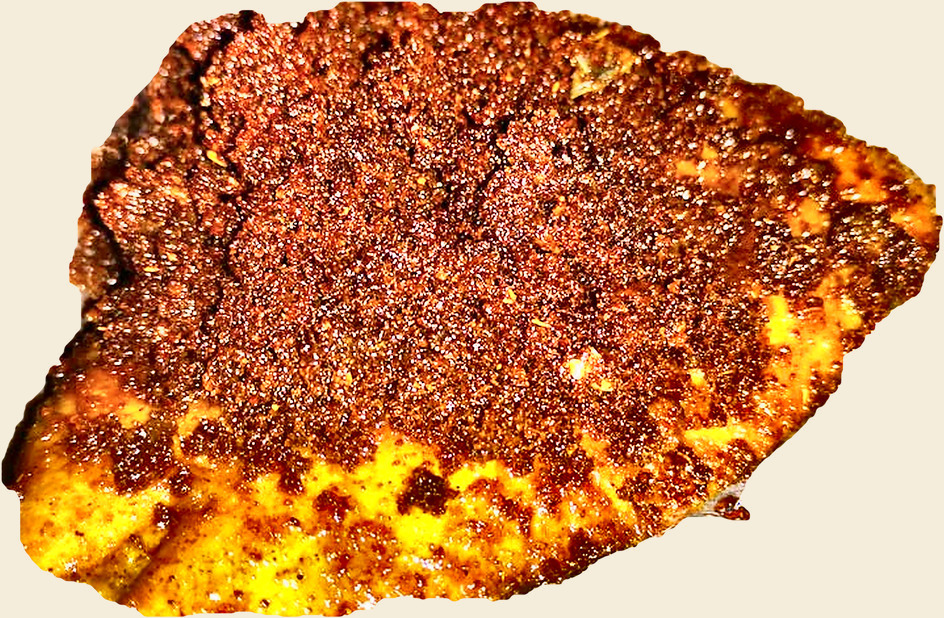
#> input picture print/card/assets/cut-fish.jpg, 944 x 618 px; its folder holds 4 pictures in this run
$ python unmat.py
#> lines starting #> are read from the running program, lines starting #| are printed output that depends on the picture
# -*- coding: utf-8 -*-
"""Recover RGBA cutouts from the dish photos that were flattened onto a flat paper colour.
P = a*F + (1-a)*B  with B known and flat -> solve for a and F, then recomposite anywhere."""
import numpy as np
from PIL import Image

def unmatte(path, bg, t_lo=10.0, t_hi=44.0):
#> called with path = 'assets/cut-fish.jpg', bg = (246, 238, 223), t_lo = 10, t_hi = 44
    im = np.asarray(Image.open(path).convert('RGB')).astype(np.float32)
    B = np.array(bg, np.float32)
    d = np.linalg.norm(im - B, axis=2)                 # distance from the paper colour
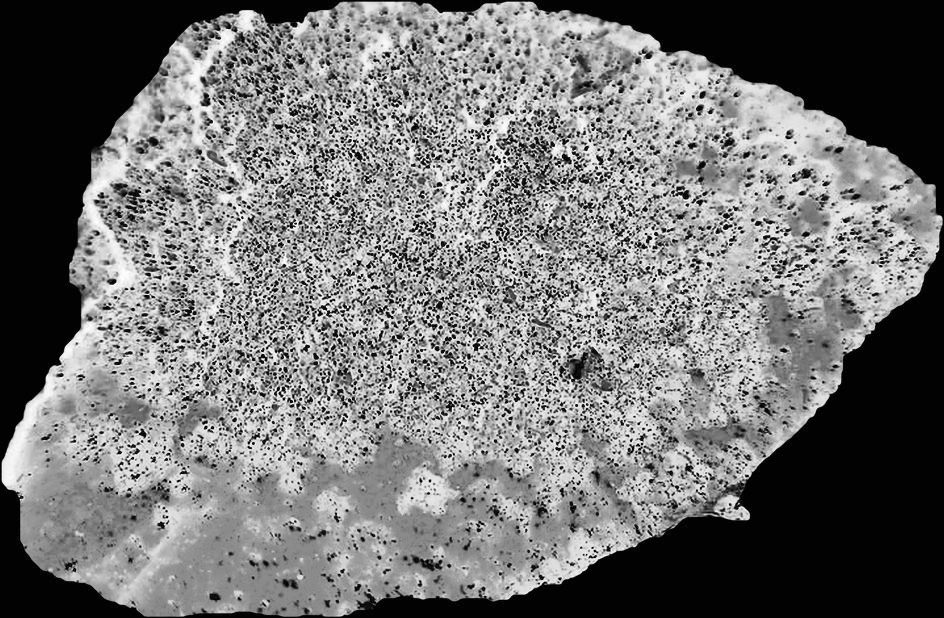
#> d: shape (618, 944) float32; min 1, max 408.5, mean 186.7; drawn with min black and max white
    a = np.clip((d - t_lo) / (t_hi - t_lo), 0.0, 1.0)  # soft alpha across the edge band
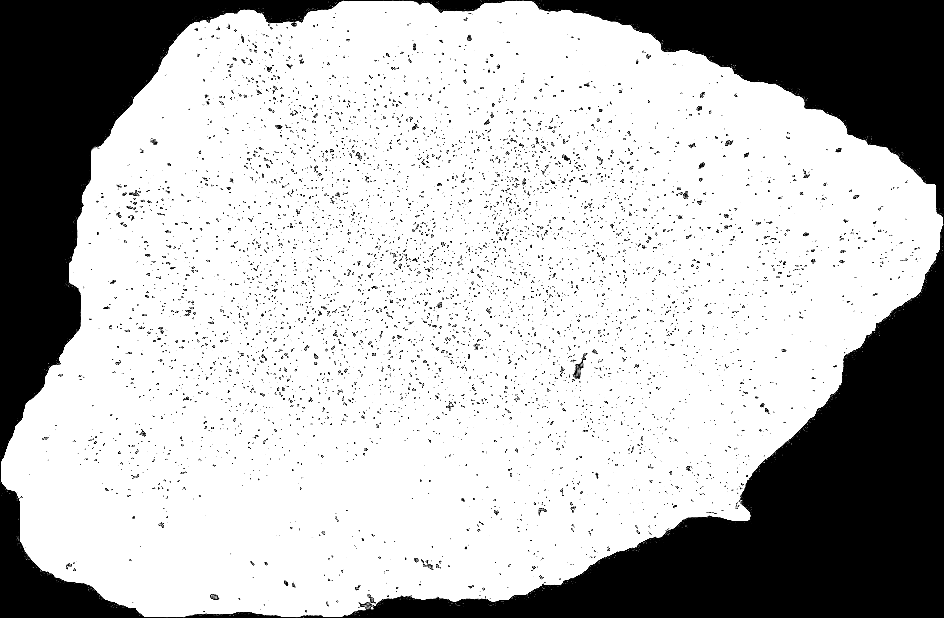
#> a: shape (618, 944) float32; min 0, max 1, mean 0.72
    aa = np.maximum(a, 1e-4)[..., None]
    F = np.clip((im - (1.0 - aa) * B) / aa, 0, 255)    # un-multiply to get true colour
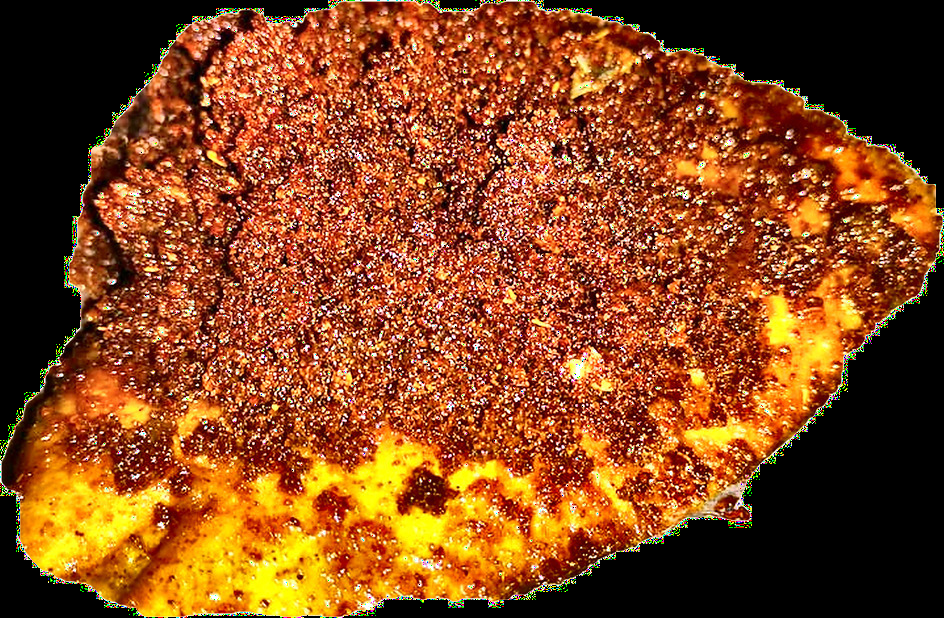
#> F: shape (618, 944, 3) float32; mean R, G, B 134.5, 72, 30.2
    out = np.dstack([F, a * 255.0]).astype(np.uint8)
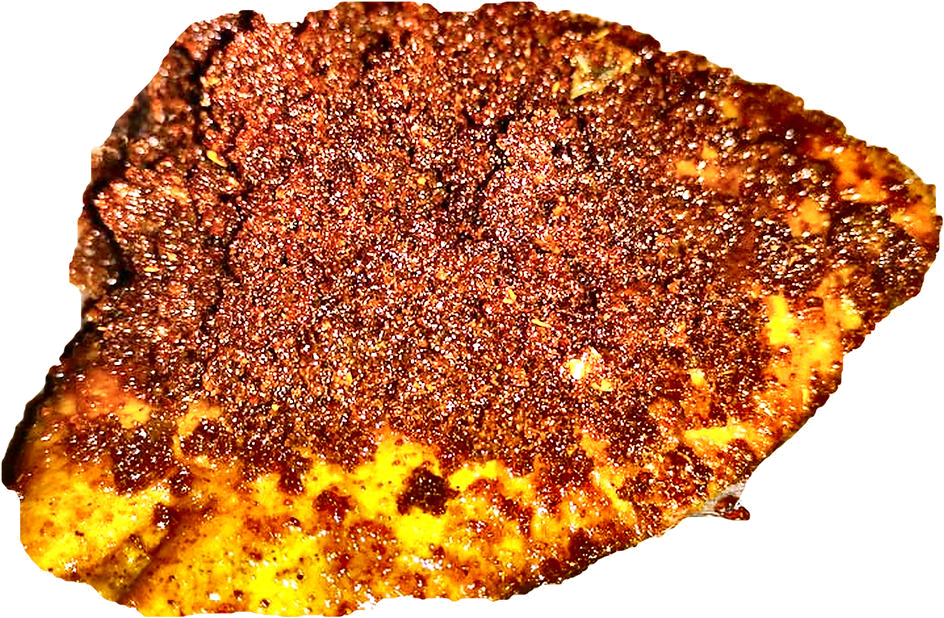
#> out: shape (618, 944, 4); mean R, G, B, A 134.4, 72, 30.2, 183.7; transparent parts drawn white
    return Image.fromarray(out, 'RGBA')

if __name__ == '__main__':
    CREAM = (251, 246, 236)
    PANEL = (246, 238, 223)
    jobs = [('cut-fish', PANEL), ('cut-broast', PANEL),
            ('cut-mandi', CREAM), ('cut-alfaham', CREAM), ('cut-mojito', PANEL)]
    for name, bg in jobs:
        im = unmatte(f'assets/{name}.jpg', bg)
        im.save(f'assets/{name}.png')
        a = np.asarray(im)[..., 3]
        print(f'{name:12} solid {(a==255).mean()*100:5.1f}%   edge {((a>0)&(a<255)).mean()*100:4.1f}%')
#| cut-fish     solid  70.6%   edge  3.3%
#> pass 2 of the loop `for name, bg in jobs:`:
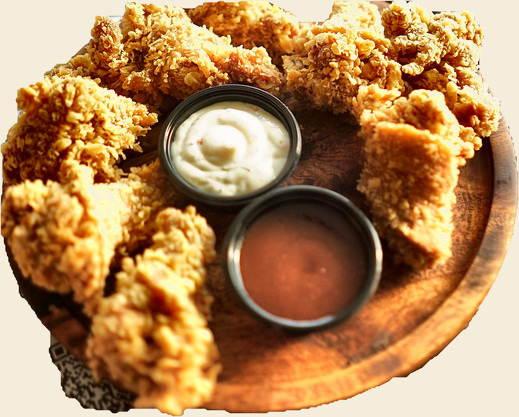
#> input picture print/card/assets/cut-broast.jpg, 519 x 417 px
#> im: shape (417, 519, 3) float32
#> d: shape (417, 519) float32
#> in unmatte (call 2), `a = np.clip((d - t_lo) / (t_hi - t_lo), 0.0, 1.0)`:
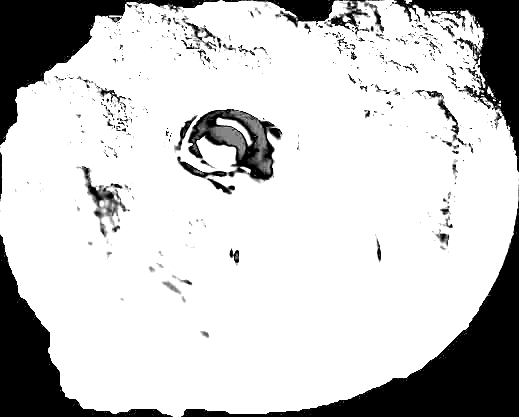
#> a: shape (417, 519) float32; min 0, max 1, mean 0.798
#> aa: shape (417, 519, 1) float32
#> F: shape (417, 519, 3) float32
#> in unmatte (call 2), `out = np.dstack([F, a * 255.0]).astype(np.uint8)`:
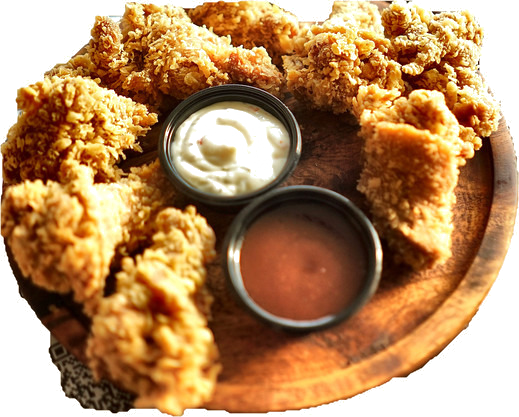
#> out: shape (417, 519, 4); mean R, G, B, A 139.2, 97.9, 50.7, 203.5; transparent parts drawn white
#| cut-broast   solid  77.1%   edge  5.8%
#> pass 3 of the loop `for name, bg in jobs:`:
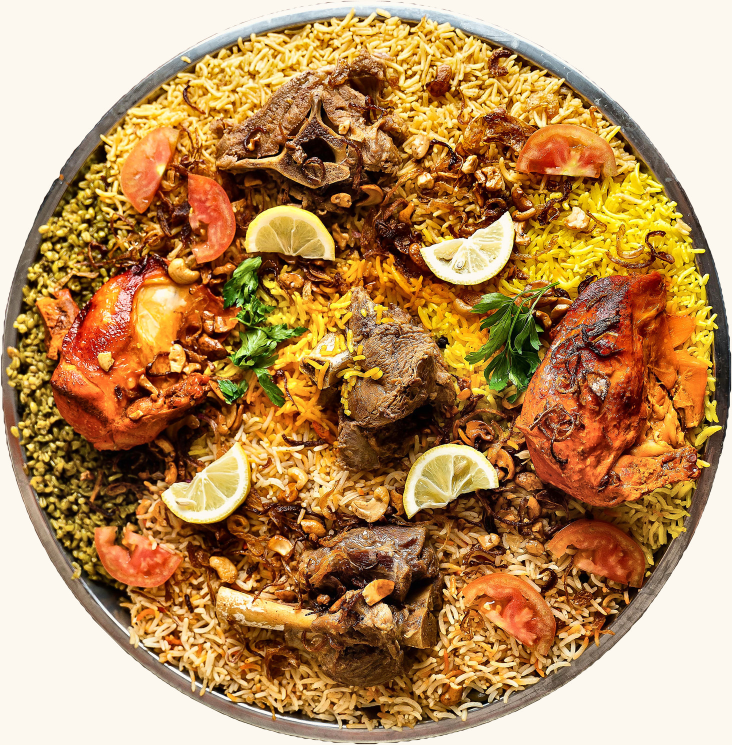
#> input picture print/card/assets/cut-mandi.jpg, 1464 x 1490 px (shown at 1/2 size)
#> im: shape (1490, 1464, 3) float32
#> d: shape (1490, 1464) float32
#> in unmatte (call 3), `a = np.clip((d - t_lo) / (t_hi - t_lo), 0.0, 1.0)`:
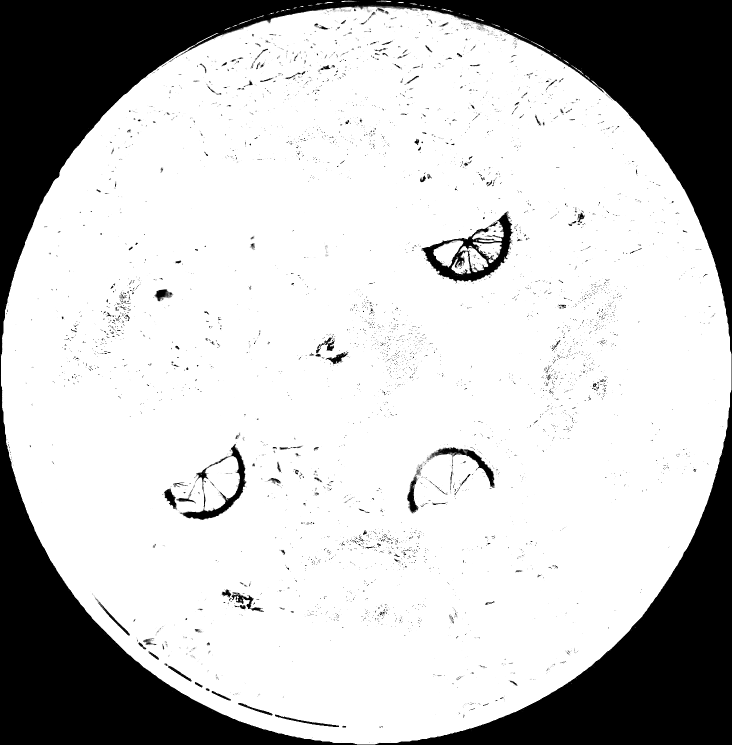
#> a: shape (1490, 1464) float32 (shown at 1/2 size); min 0, max 1, mean 0.764
#> aa: shape (1490, 1464, 1) float32
#> in unmatte (call 3), `F = np.clip((im - (1.0 - aa) * B) / aa, 0, 255)`:
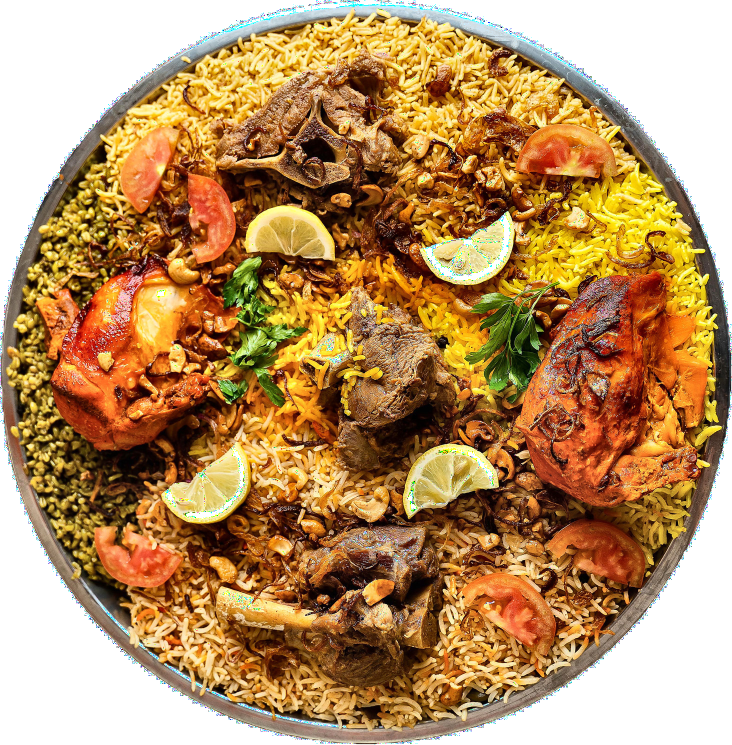
#> F: shape (1490, 1464, 3) float32 (shown at 1/2 size); mean R, G, B 183.2, 143.8, 97.3
#> out: shape (1490, 1464, 4)
#| cut-mandi    solid  75.5%   edge  1.7%
#> (the run stopped early here; a loop or call above may not have finished)
